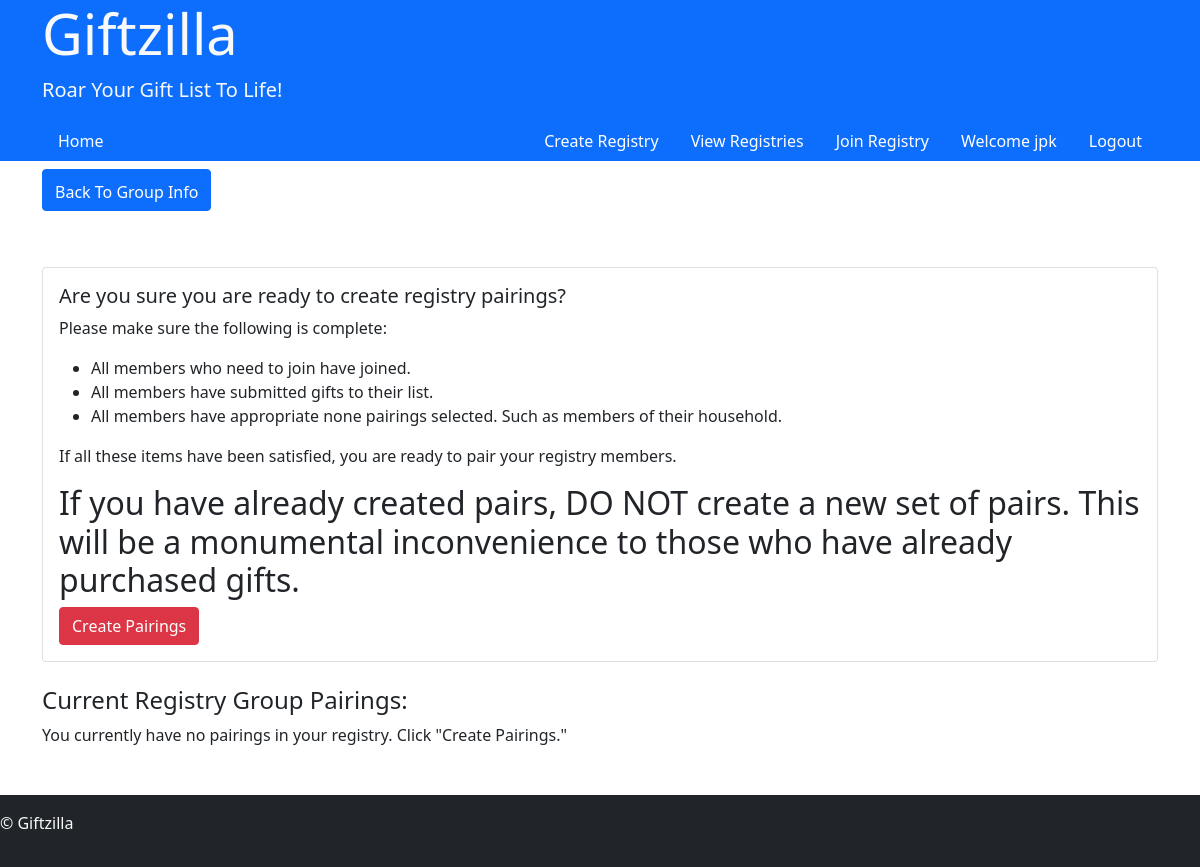
/user/AJUQB/createPairs (signed in), run on an earlier commit of the app's database.
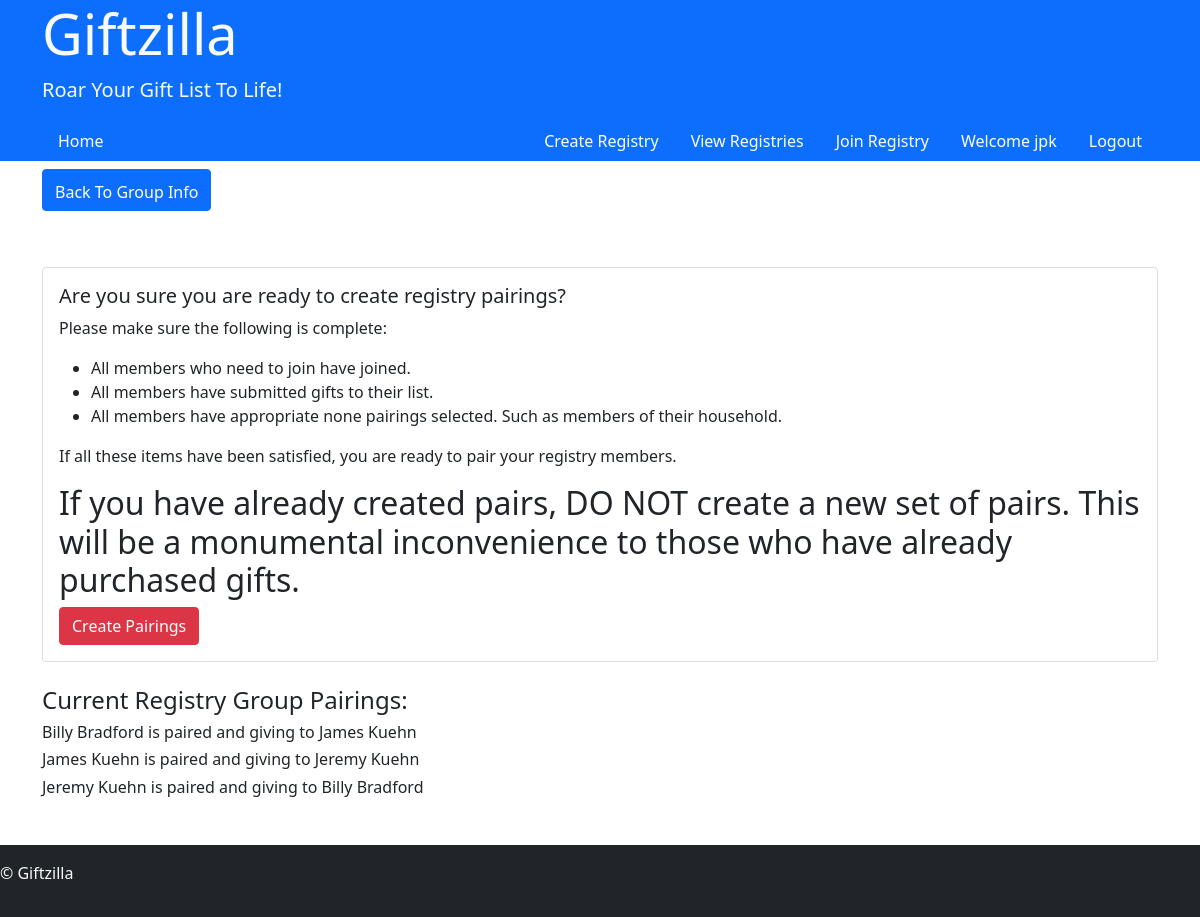
And on a later commit of the database.
### user/models.py (models this page shows, shortened)
class listPair(models.Model):
    giver = models.ForeignKey(User, on_delete=models.CASCADE, related_name='listpair_giver')
    reciever = models.ForeignKey(User, on_delete=models.CASCADE, related_name='listpair_reciever')
    regPin = models.CharField(max_length=5)

### register/models.py (models this page shows, shortened)
class User(AbstractUser):
    groups = models.ManyToManyField(
        'auth.Group',
        related_name='web_users',
        blank=True,
        help_text='The groups this user belongs to. A user will get all permissions granted to each of their groups.',
        verbose_name='groups',
    )
    user_permissions = models.ManyToManyField(
        'auth.Permission',
        related_name='web_users',
        blank=True,
        help_text='Specific permissions for this user.',
        verbose_name='user permissions',
    )

### user/views.py (the view)
# urls.py: path("<str:groupPin>/createPairs", views.createPairs, name="createPairs"),
@login_required
def createPairs(request, groupPin):
    reg =  Registry.objects.get(regPin=groupPin)
    noPairs = noGive.objects.filter(regPin=groupPin).values_list('user__id', 'noGift__id')
    people = giftGroups.objects.filter(groupPin=groupPin).values_list('user__id', flat=True)
    try:
        pairs = listPair.objects.filter(regPin=groupPin)
    except ObjectDoesNotExist:
        pairs = None
    if request.method ==  "POST":
        if pairs != None:
            pairs.delete()
        j = regPairs(people, noPairs)
        if j == None:
            return render(request, "user/createpairs.html", {
                "reg": reg,
                "message": "Not able to make pairs at this time. Please try again."
            })
        for p in j:
            userFrom = User.objects.get(id=p[0])
            userTo = User.objects.get(id=p[1])
            t = listPair.objects.create(giver=userFrom, reciever=userTo, regPin=groupPin)
            try:
                pairs = listPair.objects.filter(regPin=groupPin)
            except ObjectDoesNotExist:
                pairs = None
        return render(request, "user/createpairs.html", {
            "reg": reg,
            "pairs": pairs,
            "message": "Pairs created successfully."
        })
    else:
        return  render(request, "user/createpairs.html",{
            "reg": reg,
            "pairs": pairs
        })

### giftzilla/templates/user/createpairs.html (shortened to what this page needs)
{% extends 'layout.html' %}
{% block body %}
<div class="container py-2">
<a class="btn btn-primary" style="padding-top: 10px;" href="{% url 'user:adminReg' groupPin=reg.regPin %}">Back To Group Info</a>
</div>
<div class="container py-2">
</div>
<div class="container mt-4">
    <div class="card mb-4">
        <div class="card-body">
            <h5 class="card-title">Are you sure you are ready to create registry pairings?</h5>
            <p class="card-text">Please make sure the following is complete:</p>
            <ul>
                <li>All members who need to join have joined.</li>
                <li>All members have submitted gifts to their list.</li>
                <li>All members have appropriate none pairings selected. Such as members of their household.</li>
            </ul>
            <p>If all these items have been satisfied, you are ready to pair your registry members.</p>
            <h2>If you have already created pairs, DO NOT create a new set of pairs. This will be a monumental inconvenience to those who have already purchased gifts.</h2>
            <form method="post" action="{% url 'user:createPairs' groupPin=reg.regPin %}">
                <button type="submit" class="btn btn-danger">Create Pairings</button>
            </form>
        </div>
    </div>
    <div class="mb-4">
        <h4>Current Registry Group Pairings:</h4>
        {% if pairs %}
            {% for pair in pairs %}
                <h6>{{ pair.giver.first_name }} {{ pair.giver.last_name }} is paired and giving to {{ pair.reciever.first_name }} {{ pair.reciever.last_name }}</h6>
            {% endfor %}
        {% else %}
            <p>You currently have no pairings in your registry. Click "Create Pairings."</p>
        {% endif %}
    </div>
</div>
{% endblock %}

What changed in the data, as far as the page shows it:
added listPair: giver.first_name "Billy", giver.last_name "Bradford", reciever.first_name "James", reciever.last_name "Kuehn"
added listPair: giver.first_name "James", giver.last_name "Kuehn", reciever.first_name "Jeremy", reciever.last_name "Kuehn"
added listPair: giver.first_name "Jeremy", giver.last_name "Kuehn", reciever.first_name "Billy", reciever.last_name "Bradford"
Also different on the page:
text no longer shown: "You currently have no pairings in your registry. Click \"Create Pairings.\""
